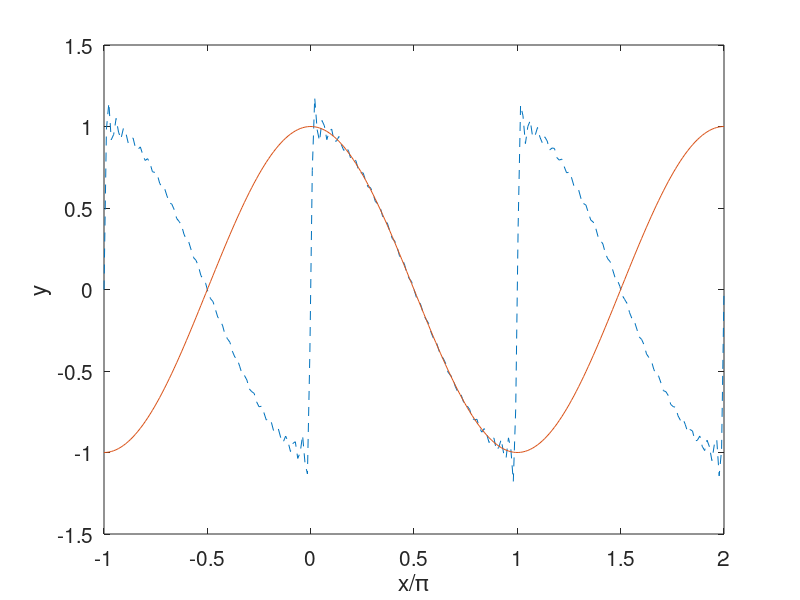

MATLAB code for this plot:
clear all
close all

%------
% prepare graphs of the Fourier series
% of the cosine function
%------

N=2*128;
a=-pi;
b=2*pi;

Dx=(b-a)/N;

hold on

%---
for repeat=1:1

for i=1:N+1
 x(i) = a +(i-1)*Dx;
 y(i) = 0.0;
 for p=2:2:50
  y(i) = y(i) + p*sin(p*x(i))/(p*p-1);
 end
 y(i)=4.0*y(i)/pi;
 z(i)=cos(x(i));
end
if(repeat==1)
plot(x/pi,y,'--');
plot(x/pi,z);
else
end

end
%---

%axis([0, 1, 0, 10])
%axis([0, 3, 0, 1.2])
xlabel('x/\pi','fontsize',15)
ylabel('y','fontsize',15)
set(gca,'fontsize',15)
box
